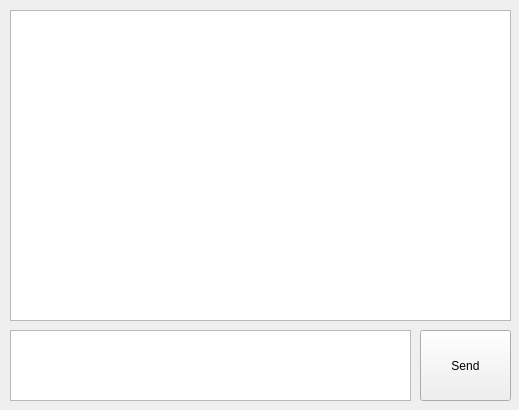
<?xml version="1.0" encoding="UTF-8"?>
<ui version="4.0">
 <class>UnicastChat</class>
 <widget class="QWidget" name="UnicastChat">
  <property name="geometry">
   <rect>
    <x>0</x>
    <y>0</y>
    <width>519</width>
    <height>410</height>
   </rect>
  </property>
  <property name="windowTitle">
   <string>Form</string>
  </property>
  <widget class="QPlainTextEdit" name="messgeBox">
   <property name="geometry">
    <rect>
     <x>10</x>
     <y>330</y>
     <width>401</width>
     <height>71</height>
    </rect>
   </property>
  </widget>
  <widget class="QTextEdit" name="chatBox">
   <property name="geometry">
    <rect>
     <x>10</x>
     <y>10</y>
     <width>501</width>
     <height>311</height>
    </rect>
   </property>
   <property name="readOnly">
    <bool>true</bool>
   </property>
   <property name="html">
    <string>&lt;!DOCTYPE HTML PUBLIC &quot;-//W3C//DTD HTML 4.0//EN&quot; &quot;http://www.w3.org/TR/REC-html40/strict.dtd&quot;&gt;
&lt;html&gt;&lt;head&gt;&lt;meta name=&quot;qrichtext&quot; content=&quot;1&quot; /&gt;&lt;style type=&quot;text/css&quot;&gt;
p, li { white-space: pre-wrap; }
&lt;/style&gt;&lt;/head&gt;&lt;body style=&quot; font-family:'.SF NS Text'; font-size:13pt; font-weight:400; font-style:normal;&quot;&gt;
&lt;p style=&quot;-qt-paragraph-type:empty; margin-top:0px; margin-bottom:0px; margin-left:0px; margin-right:0px; -qt-block-indent:0; text-indent:0px;&quot;&gt;&lt;br /&gt;&lt;/p&gt;&lt;/body&gt;&lt;/html&gt;</string>
   </property>
  </widget>
  <widget class="QPushButton" name="sendBtn">
   <property name="geometry">
    <rect>
     <x>420</x>
     <y>330</y>
     <width>91</width>
     <height>71</height>
    </rect>
   </property>
   <property name="text">
    <string>Send</string>
   </property>
  </widget>
 </widget>
 <resources/>
 <connections/>
</ui>
